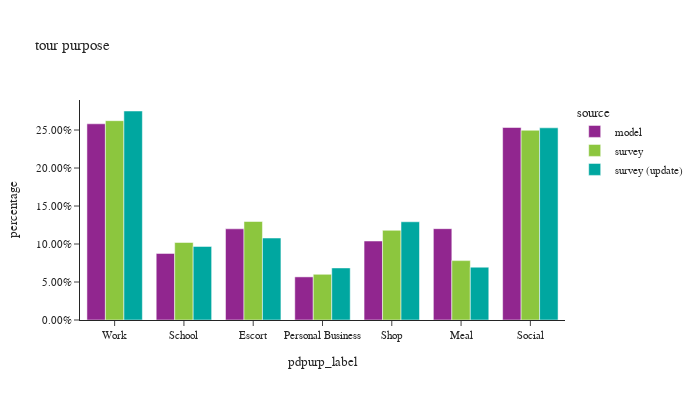

Notebook cell for this chart:
### Markdown cell above
## percent of tours by purpose

### Code cell
df_plot = df_tour.groupby(['source','pdpurp_label'])['toexpfac'].sum().reset_index()
df_plot['percentage'] = df_plot.groupby(['source'], group_keys=False)['toexpfac']. \
    apply(lambda x: x / float(x.sum()))
# df_plot
df_plot_ct = df_tour.groupby(['source','pdpurp_label'])['toexpfac'].count().reset_index(). \
    rename(columns={'toexpfac':'sample count'})
df_plot = df_plot.merge(df_plot_ct, on=['source','pdpurp_label'])

fig = px.bar(df_plot.sort_values(by=['source']), x="pdpurp_label", y="percentage", color="source",
             barmode="group",hover_data=['sample count'],title="tour purpose")
fig.update_layout(height=400, width=700, font=dict(size=11),
                  yaxis=dict(tickformat=".2%"))
fig.show()

### Figure 1 — Plotly figure (JSON) as saved in the notebook; plotly's stock layout.template omitted (floating-point values rounded to 4 significant figures)
{"data": [{"alignmentgroup": "True", "customdata": [[1511683], [512968], [702507], [332212], [608420], [703712], [1483060]], "hovertemplate": "source=model<br>pdpurp_label=%{x}<br>percentage=%{y}<br>sample count=%{customdata[0]}<extra></extra>", "legendgroup": "model", "marker": {"color": "#91268F", "pattern": {"shape": ""}}, "name": "model", "offsetgroup": "model", "orientation": "v", "showlegend": true, "textposition": "auto", "type": "bar", "x": ["Work", "School", "Escort", "Personal Business", "Shop", "Meal", "Social"], "xaxis": "x", "y": [0.2582, 0.08762, 0.12, 0.05674, 0.1039, 0.1202, 0.2533], "yaxis": "y"}, {"alignmentgroup": "True", "customdata": [[3001], [875], [1403], [753], [885], [652], [2549]], "hovertemplate": "source=survey<br>pdpurp_label=%{x}<br>percentage=%{y}<br>sample count=%{customdata[0]}<extra></extra>", "legendgroup": "survey", "marker": {"color": "#8CC63E", "pattern": {"shape": ""}}, "name": "survey", "offsetgroup": "survey", "orientation": "v", "showlegend": true, "textposition": "auto", "type": "bar", "x": ["Social", "Meal", "Shop", "Personal Business", "Escort", "School", "Work"], "xaxis": "x", "y": [0.2497, 0.07815, 0.118, 0.06017, 0.1296, 0.102, 0.2623], "yaxis": "y"}, {"alignmentgroup": "True", "customdata": [[2658], [655], [779], [859], [1504], [918], [3184]], "hovertemplate": "source=survey (update)<br>pdpurp_label=%{x}<br>percentage=%{y}<br>sample count=%{customdata[0]}<extra></extra>", "legendgroup": "survey (update)", "marker": {"color": "#00A7A0", "pattern": {"shape": ""}}, "name": "survey (update)", "offsetgroup": "survey (update)", "orientation": "v", "showlegend": true, "textposition": "auto", "type": "bar", "x": ["Work", "School", "Escort", "Personal Business", "Shop", "Meal", "Social"], "xaxis": "x", "y": [0.275, 0.09685, 0.1079, 0.06852, 0.1293, 0.06951, 0.2529], "yaxis": "y"}], "layout": {"barmode": "group", "font": {"size": 11}, "height": 400, "legend": {"title": {"text": "source"}, "tracegroupgap": 0}, "title": {"text": "tour purpose"}, "width": 700, "xaxis": {"anchor": "y", "domain": [0.0, 1.0], "title": {"text": "pdpurp_label"}}, "yaxis": {"anchor": "x", "domain": [0.0, 1.0], "tickformat": ".2%", "title": {"text": "percentage"}}}}
